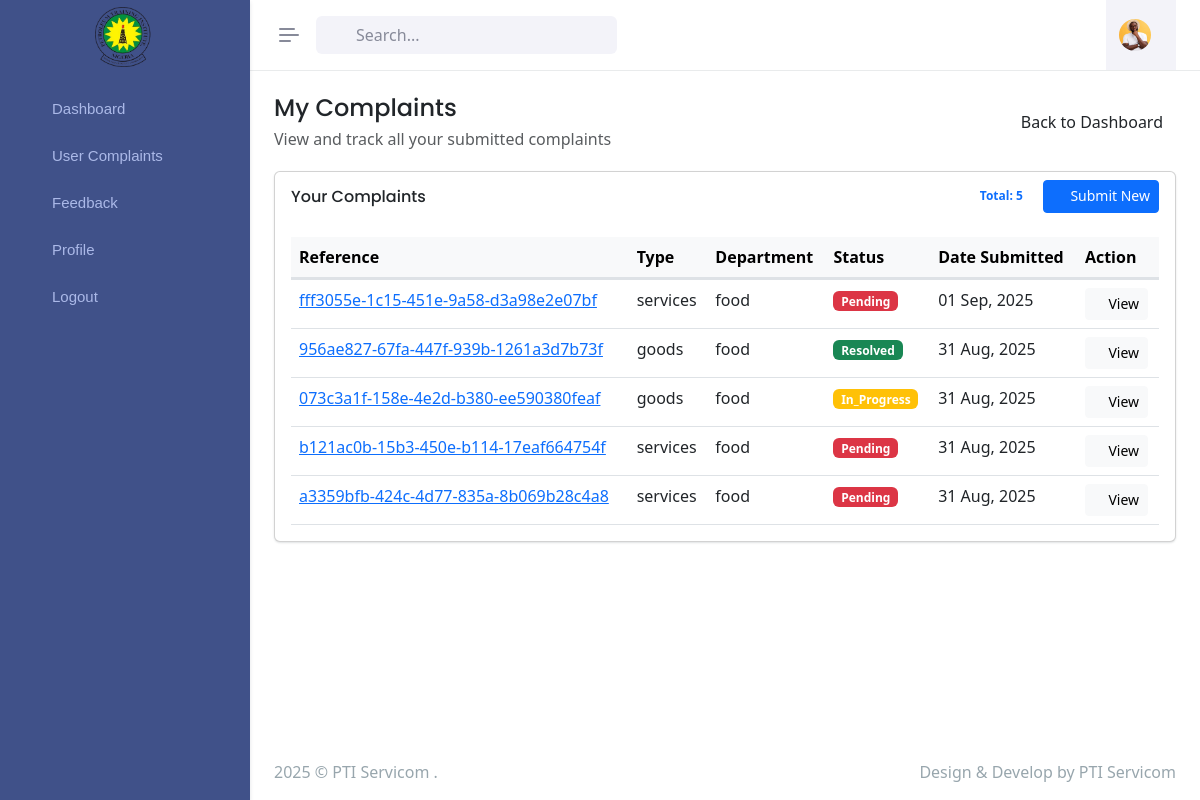
/my-complaints/ (signed in), run on an earlier commit of the app's database.
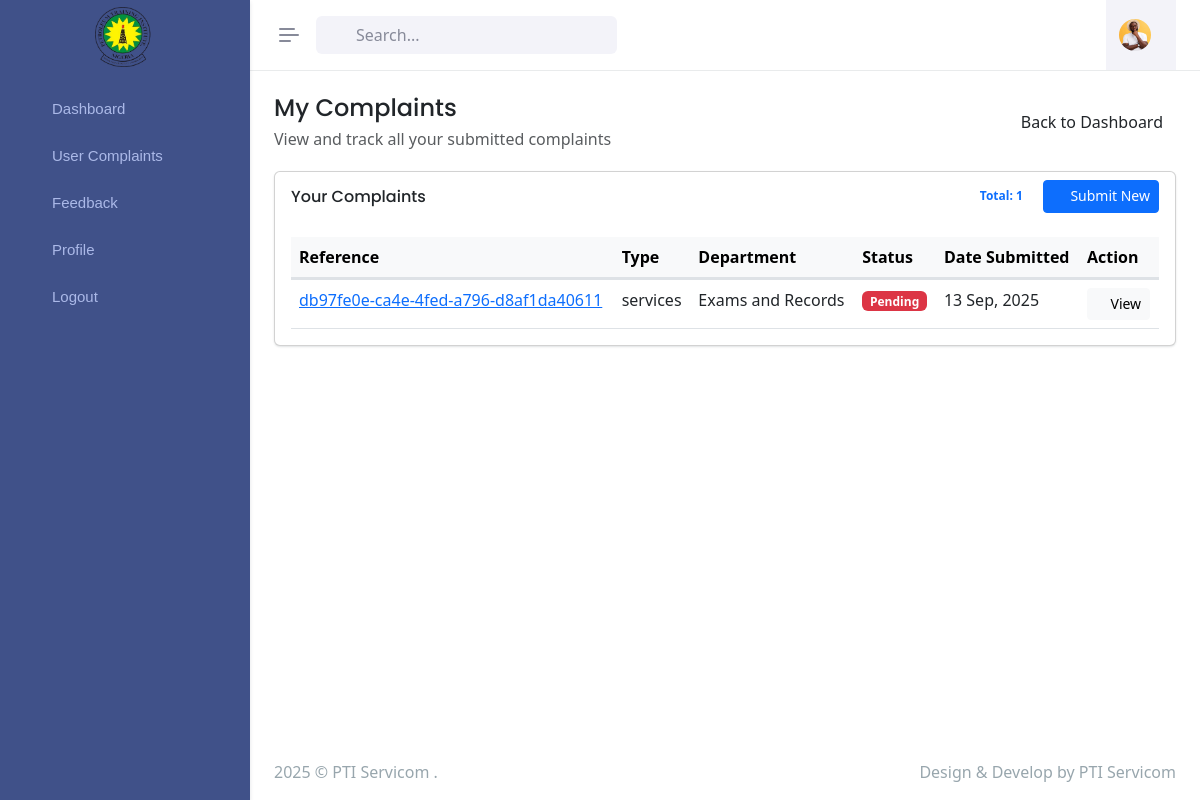
And on a later commit of the database.
### servicom/models.py (models this page shows, shortened)
class Complaint(models.Model):
    STATUS_CHOICES = [
        ('pending', 'Pending'),
        ('in_progress', 'In Progress'),
        ('resolved', 'Resolved'),
        ('rejected', 'Rejected'),
    ]
    TYPE_CHOICES = [
        ('services', 'Services'),
        ('goods', 'Goods'),
    ]
    reference = models.UUIDField(default=uuid.uuid4, editable=False, unique=True)
    profile = models.ForeignKey(Profile, on_delete=models.SET_NULL, null=True, blank=True)
    type = models.CharField(max_length=100, choices = TYPE_CHOICES, null = True)
    description = models.TextField()
    department = models.ForeignKey(Department, on_delete=models.SET_NULL, null=True, blank=True)
    status = models.CharField(max_length=20, choices=STATUS_CHOICES, default='pending')
    file = models.FileField(upload_to='complaints/', blank=True, null=True)
    resolved_details = models.TextField(null = True, help_text = "Enter the details of how issue was resolved", blank = True)
    created_at = models.DateTimeField(default=timezone.now)
    updated_at = models.DateTimeField(auto_now=True)

class Department(models.Model):
    name = models.CharField(max_length=100, unique=True)
    description = models.TextField(blank=True)
    def __str__(self):
        return self.name

### servicom/views.py (the view)
# urls.py: path('my-complaints/', views.my_complaints, name='my_complaints'),
@login_required
def my_complaints(request):
    profile = Profile.objects.get(user = request.user)
    user_complaints = Complaint.objects.filter(profile=profile).order_by('-created_at')
    context = {
        'user_complaints': user_complaints
    }
    return render(request, 'dashboard/my_complaints.html', context)

### templates/dashboard/my_complaints.html
{% extends 'dashboard/base.html' %}
{% block content %}
{% load static%}
<div class="main-content">
    <div class="page-content">
        <div class="container-fluid">
            <div class="row">
                <div class="col">
                    <div class="h-100">
                        <div class="row mb-3 pb-1">
                            <div class="col-12">
                                <div class="d-flex align-items-center flex-column flex-md-row">
                                    <div class="flex-grow-1">
                                        <h4 class="fs-16 mb-1">My Complaints</h4>
                                        <p class="text-muted mb-0">View and track all your submitted complaints</p>
                                    </div>
                                    <div class="mt-3 mt-md-0">
                                        <a href="{% url 'dashboard' %}" class="btn btn-soft-primary"><i class="ri-arrow-left-line align-middle me-1"></i> Back to Dashboard</a>
                                    </div>
                                </div>
                            </div>
                        </div>
                        <div class="row">
                            <div class="col-lg-12">
                                <div class="card">
                                    <div class="card-header bg-transparent d-flex justify-content-between align-items-center">
                                        <h5 class="card-title mb-0">Your Complaints</h5>
                                        <div>
                                            <span class="badge bg-soft-primary text-primary me-2">Total: {{ user_complaints|length }}</span>
                                            <a href="{% url 'submit_complaint' %}" class="btn btn-primary btn-sm">
                                                <i class="ri-add-line align-middle me-1"></i> Submit New
                                            </a>
                                        </div>
                                    </div>
                                    <div class="card-body">
                                        <div class="table-responsive">
                                            <table class="table table-centered table-nowrap mb-0">
                                                <thead class="table-light">
                                                    <tr>
                                                        <th>Reference</th>
                                                        <th>Type</th>
                                                        <th>Department</th>
                                                        <th>Status</th>
                                                        <th>Date Submitted</th>
                                                        <th>Action</th>
                                                    </tr>
                                                </thead>
                                                <tbody>
                                                    {% for complaint in user_complaints %}
                                                    <tr>
                                                        <td>
                                                            <a href="{% url 'track_complaint' reference=complaint.reference %}" class="text-primary">
                                                                {{ complaint.reference }}
                                                            </a>
                                                        </td>
                                                        <td>{{ complaint.type }}</td>
                                                        <td>{{ complaint.department }}</td>
                                                        <td>
                                                            <span class="badge {% if complaint.status == 'resolved' %}bg-success
                                                                {% elif complaint.status == 'in_progress' %}bg-warning
                                                                {% elif complaint.status == 'pending' %}bg-danger
                                                                {% else %}bg-secondary{% endif %}">
                                                                {{ complaint.status|title }}
                                                            </span>
                                                        </td>
                                                        <td>{{ complaint.created_at|date:"d M, Y" }}</td>
                                                        <td>
                                                            <a href="{% url 'track_complaint' reference=complaint.reference %}" class="btn btn-sm btn-light">
                                                                <i class="ri-eye-line"></i> View
                                                            </a>
                                                        </td>
                                                    </tr>
                                                    {% empty %}
                                                    <tr>
                                                        <td colspan="6" class="text-center">You haven't submitted any complaints yet. <a href="{% url 'submit_complaint' %}">Submit your first complaint</a></td>
                                                    </tr>
                                                    {% endfor %}
                                                </tbody>
                                            </table>
                                        </div>
                                    </div>
                                </div>
                            </div>
                        </div>
                    </div>
                </div>
            </div>
        </div>
    </div>
</div>
{% endblock content %}

### templates/dashboard/base.html (shortened to what this page needs)
{% load static %}
<!doctype html>
<html lang="en" data-layout="vertical" data-topbar="light" data-sidebar="dark" data-sidebar-size="lg" data-sidebar-image="none" data-preloader="disable">
<head>
    <link href="{% static 'assets/libs/jsvectormap/jsvectormap.min.css' %}" rel="stylesheet" type="text/css" />
    <link href="{% static 'assets/libs/swiper/swiper-bundle.min.css' %}" rel="stylesheet" type="text/css" />
    <link href="{% static 'assets/css/bootstrap.min.css' %}" rel="stylesheet" type="text/css" />
    <link href="{% static 'assets/css/icons.min.css' %}" rel="stylesheet" type="text/css" />
    <link href="{% static 'assets/css/app.min.css' %}" rel="stylesheet" type="text/css" />
    <link href="{% static 'assets/css/custom.min.css' %}" rel="stylesheet" type="text/css" />
</head>
<body>
    <div id="layout-wrapper">
        <header id="page-topbar">
    <div class="layout-width">
        <div class="navbar-header">
            <div class="d-flex">
                <button type="button" class="btn btn-sm px-3 fs-16 header-item vertical-menu-btn topnav-hamburger" id="topnav-hamburger-icon">
                    <span class="hamburger-icon">
                        <span></span>
                        <span></span>
                        <span></span>
                    </span>
                </button>
                <form class="app-search d-none d-md-block">
                    <div class="position-relative">
                        <input type="text" class="form-control" placeholder="Search..." autocomplete="off" id="search-options" value="">
                        <span class="mdi mdi-magnify search-widget-icon"></span>
                    </div>
                </form>
            </div>
            <div class="d-flex align-items-center">
                <div class="ms-1 header-item d-none d-sm-flex">
                    <button type="button" class="btn btn-icon btn-topbar btn-ghost-secondary rounded-circle" data-toggle="fullscreen">
                        <i class='bx bx-fullscreen fs-22'></i>
                    </button>
                </div>
                <div class="ms-1 header-item d-none d-sm-flex">
                    <button type="button" class="btn btn-icon btn-topbar btn-ghost-secondary rounded-circle light-dark-mode" id = "theme-toggle">
                        <i class='bx bx-moon fs-22'></i>
                    </button>
                </div>
                <div class="dropdown ms-sm-3 header-item topbar-user">
                    <button type="button" class="btn" id="page-header-user-dropdown" data-bs-toggle="dropdown" aria-haspopup="true" aria-expanded="false">
                        <span class="d-flex align-items-center">
                            <img class="rounded-circle header-profile-user"                                             src="{% if profile.profile_image %}{{ profile.profile_image.url }}{% else %}{% static 'assets/images/users/avatar-1.jpg' %}{% endif %}"
 alt="Header Avatar">
                            <span class="text-start ms-xl-2">
                            </span>
                        </span>
                    </button>
                </div>
            </div>
        </div>
    </div>
</header>
    <link href="https://cdnjs.cloudflare.com/ajax/libs/font-awesome/6.5.0/css/all.min.css" rel="stylesheet">
        <div class="app-menu navbar-menu">
            <div class="navbar-brand-box">
                <a href="" class="logo logo-light">
                    <span class="logo-lg">
                         <img src="{% static 'logo.png' %}" alt="" height="60" style = "border-radius: 5px">
                    </span>
                </a>
            </div>
            <div id="scrollbar">
                <div class="container-fluid">
          <ul class="navbar-nav" id="navbar-nav">
  <li class="nav-item">
    <a class="nav-link menu-link" href="{% url 'dashboard' %}">
      <i class="ri-dashboard-line"></i> <span data-key="t-widgets">Dashboard</span>
    </a>
  </li>
  {% if user.is_authenticated and user.role == 'staff' %}
  <li class="nav-item">
    <a class="nav-link menu-link" href="{% url 'staff_view_all_complaints' %}">
      <i class="ri-group-line"></i> <span data-key="t-widgets">User Complaints</span>
    </a>
  </li>
    <li class="nav-item">
    <a class="nav-link menu-link" href="{% url 'staff_feedback_list' %}">
      <i class="ri-feedback-line"></i> <span data-key="t-widgets">Feedback</span>
    </a>
  </li>
  {% endif %}
  <li class="nav-item">
    <a class="nav-link menu-link" href="{% url 'edit_profile' %}">
      <i class="ri-user-line"></i> <span data-key="t-widgets">Profile</span>
    </a>
  </li>
  <li class="nav-item">
    <a class="nav-link menu-link" href="{% url 'logout' %}">
      <i class="ri-logout-box-line"></i> <span data-key="t-widgets">Logout</span>
    </a>
  </li>
</ul>
                </div>
            </div>
            <div class="sidebar-background"></div>
        </div>
            <footer class="footer">
                <div class="container-fluid">
                    <div class="row">
                        <div class="col-sm-6">
                            <script>document.write(new Date().getFullYear())</script> © PTI Servicom .
                        </div>
                        <div class="col-sm-6">
                            <div class="text-sm-end d-none d-sm-block">
                                Design & Develop by PTI Servicom
                            </div>
                        </div>
                    </div>
                </div>
            </footer>
        </div>
    {% block content %}
    {% endblock content %}
</body>
</html>

What changed in the data, as far as the page shows it:
removed Complaint: reference "fff3055e-1c15-451e-9a58-d3a98e2e07bf", type "services", department "food", status "Pending", created_at "01 Sep, 2025"
removed Complaint: reference "956ae827-67fa-447f-939b-1261a3d7b73f", type "goods", department "food", status "Resolved", created_at "31 Aug, 2025"
removed Complaint: reference "073c3a1f-158e-4e2d-b380-ee590380feaf", type "goods", department "food", status "In_Progress", created_at "31 Aug, 2025"
removed Complaint: reference "b121ac0b-15b3-450e-b114-17eaf664754f", type "services", department "food", status "Pending", created_at "31 Aug, 2025"
removed Complaint: reference "a3359bfb-424c-4d77-835a-8b069b28c4a8", type "services", department "food", status "Pending", created_at "31 Aug, 2025"
added Complaint: reference "db97fe0e-ca4e-4fed-a796-d8af1da40611", type "services", department "Exams and Records", status "Pending", created_at "13 Sep, 2025"
Also different on the page:
{{ user_complaints|length }}: "5" → "1"
